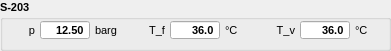
   <widget class="QGroupBox" name="S203_GB">
    <property name="geometry">
     <rect>
      <x>180</x>
      <y>150</y>
      <width>391</width>
      <height>51</height>
     </rect>
    </property>
    <property name="font">
     <font>
      <pointsize>8</pointsize>
      <weight>75</weight>
      <bold>true</bold>
     </font>
    </property>
    <property name="title">
     <string>S-203</string>
    </property>
    <widget class="QLabel" name="S203_pressure_unit_LBL">
     <property name="geometry">
      <rect>
       <x>95</x>
       <y>20</y>
       <width>30</width>
       <height>20</height>
      </rect>
     </property>
     <property name="font">
      <font>
       <weight>50</weight>
       <bold>false</bold>
      </font>
     </property>
     <property name="text">
      <string>barg</string>
     </property>
     <property name="alignment">
      <set>Qt::AlignLeading|Qt::AlignLeft|Qt::AlignVCenter</set>
     </property>
    </widget>
    <widget class="QDoubleSpinBox" name="S203_pressure_DSB">
     <property name="geometry">
      <rect>
       <x>40</x>
       <y>20</y>
       <width>50</width>
       <height>20</height>
      </rect>
     </property>
     <property name="alignment">
      <set>Qt::AlignRight|Qt::AlignTrailing|Qt::AlignVCenter</set>
     </property>
     <property name="buttonSymbols">
      <enum>QAbstractSpinBox::NoButtons</enum>
     </property>
     <property name="decimals">
      <number>2</number>
     </property>
     <property name="value">
      <double>12.500000000000000</double>
     </property>
    </widget>
    <widget class="QLabel" name="S203_pressure_LBL">
     <property name="geometry">
      <rect>
       <x>5</x>
       <y>20</y>
       <width>30</width>
       <height>20</height>
      </rect>
     </property>
     <property name="font">
      <font>
       <weight>50</weight>
       <bold>false</bold>
      </font>
     </property>
     <property name="text">
      <string>p</string>
     </property>
     <property name="alignment">
      <set>Qt::AlignRight|Qt::AlignTrailing|Qt::AlignVCenter</set>
     </property>
    </widget>
    <widget class="QDoubleSpinBox" name="S203_Tflux_DSB">
     <property name="geometry">
      <rect>
       <x>170</x>
       <y>20</y>
       <width>50</width>
       <height>20</height>
      </rect>
     </property>
     <property name="alignment">
      <set>Qt::AlignRight|Qt::AlignTrailing|Qt::AlignVCenter</set>
     </property>
     <property name="buttonSymbols">
      <enum>QAbstractSpinBox::NoButtons</enum>
     </property>
     <property name="decimals">
      <number>1</number>
     </property>
     <property name="value">
      <double>36.000000000000000</double>
     </property>
    </widget>
    <widget class="QLabel" name="S203_Tflux_LBL">
     <property name="geometry">
      <rect>
       <x>135</x>
       <y>20</y>
       <width>30</width>
       <height>20</height>
      </rect>
     </property>
     <property name="font">
      <font>
       <weight>50</weight>
       <bold>false</bold>
      </font>
     </property>
     <property name="text">
      <string>T_f</string>
     </property>
     <property name="alignment">
      <set>Qt::AlignRight|Qt::AlignTrailing|Qt::AlignVCenter</set>
     </property>
    </widget>
    <widget class="QLabel" name="S203_Tflux_unit_LBL">
     <property name="geometry">
      <rect>
       <x>225</x>
       <y>20</y>
       <width>30</width>
       <height>20</height>
      </rect>
     </property>
     <property name="font">
      <font>
       <weight>50</weight>
       <bold>false</bold>
      </font>
     </property>
     <property name="text">
      <string>°C</string>
     </property>
     <property name="alignment">
      <set>Qt::AlignLeading|Qt::AlignLeft|Qt::AlignVCenter</set>
     </property>
    </widget>
    <widget class="QLabel" name="S203_Tvessel_LBL">
     <property name="geometry">
      <rect>
       <x>265</x>
       <y>20</y>
       <width>30</width>
       <height>20</height>
      </rect>
     </property>
     <property name="font">
      <font>
       <weight>50</weight>
       <bold>false</bold>
      </font>
     </property>
     <property name="text">
      <string>T_v</string>
     </property>
     <property name="alignment">
      <set>Qt::AlignRight|Qt::AlignTrailing|Qt::AlignVCenter</set>
     </property>
    </widget>
    <widget class="QDoubleSpinBox" name="S203_Tvessel_DSB">
     <property name="geometry">
      <rect>
       <x>300</x>
       <y>20</y>
       <width>50</width>
       <height>20</height>
      </rect>
     </property>
     <property name="alignment">
      <set>Qt::AlignRight|Qt::AlignTrailing|Qt::AlignVCenter</set>
     </property>
     <property name="buttonSymbols">
      <enum>QAbstractSpinBox::NoButtons</enum>
     </property>
     <property name="decimals">
      <number>1</number>
     </property>
     <property name="value">
      <double>36.000000000000000</double>
     </property>
    </widget>
    <widget class="QLabel" name="S203_Tvessel_unit_LBL">
     <property name="geometry">
      <rect>
       <x>355</x>
       <y>20</y>
       <width>30</width>
       <height>20</height>
      </rect>
     </property>
     <property name="font">
      <font>
       <weight>50</weight>
       <bold>false</bold>
      </font>
     </property>
     <property name="text">
      <string>°C</string>
     </property>
     <property name="alignment">
      <set>Qt::AlignLeading|Qt::AlignLeft|Qt::AlignVCenter</set>
     </property>
    </widget>
   </widget>
